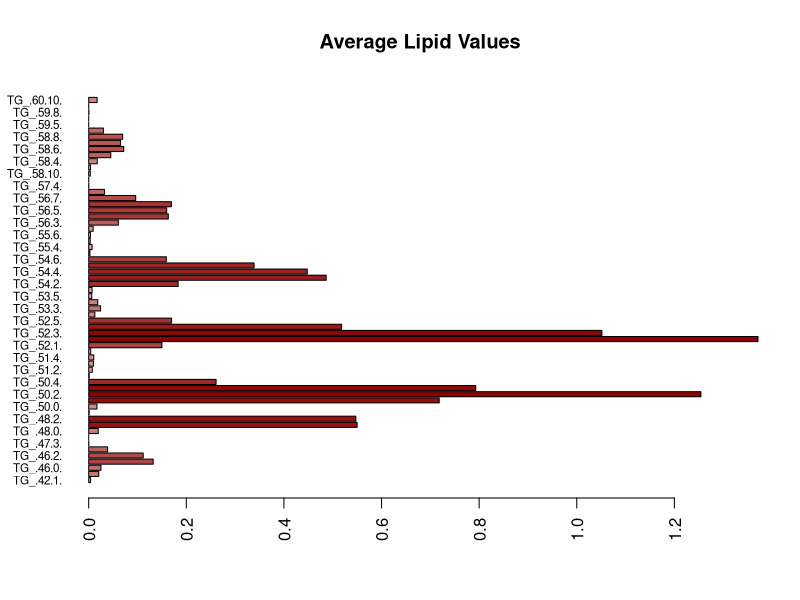

The R source for this figure:
## packages ####################################################################

library(tidyr)
library(dplyr)

## Data given in .xlsx format ##################################################

setwd("C:/Users/jamsu/OneDrive - Cardiff University/University/Masters/Big Data Biology/Modules/Dissertation/R Programme/Dissertation/test_data")

################################################################################
## data provided to the client #################################################
################################################################################

raw_data <- read.csv("raw_data_1.csv", header = T) # reading in the raw data

names(raw_data)[c(1,2,3,4,5)] <- c("Filename", "CMaLL Sample Name", "Group", "code", "Cell Count") # renaming columns

raw_data <- raw_data[-1,] # deleting the first row 

raw_data$code <- NULL # deleting 'code' column

raw_data$`Cell Count` <- NULL # deleting 'Cell count' column

#View(raw_data) # viewing raw data 

summary(raw_data) # summary of results

str(raw_data) # looking at data structure. They were all characters here.

raw_data[, 4:ncol(raw_data)] <- lapply(raw_data[, 4:ncol(raw_data)], function(x)
as.numeric(as.character(x))) # changing columns 4-n in raw data to numeric variables

sum(is.na(raw_data[, 4:ncol(raw_data)])) # checking that no NA values were introduced by coercion

str(raw_data) # checking the structure again

summary(raw_data) # summarising the data 

summary(raw_data[, 4:10]) # summaries for a subset of data

##### setting row names to sample names (not decided long term) and deleting all columns other than lipids tested. ##############################################

raw_data_lipids <- raw_data # copying the data frame to manipulate

rownames(raw_data_lipids) <- raw_data_lipids[[2]] # renaming the row names as the sample names

raw_data_lipids <- raw_data_lipids[, -(1:2)] # Deleting columns 1-2/3 to just keep the lipid data and remove unnecessary metadata. To 2 is keeping grouping, to 3 is without grouping.

duplicated_columns <- duplicated(as.list(raw_data_lipids)) # creates logical list of whether any columns are completely duplicated values

any(duplicated_columns) # tells you if any in the list are true

################################################################################
## lipids tested for the client ################################################
################################################################################

lipids_tested <- read.csv("lipids_tested_1.csv", header = T) # reading in the list of lipids tested
#View(lipids_tested)

lipids_tested <- lipids_tested %>% 
  pivot_longer(
    cols = everything(),
    names_to = "family",
    values_to = "lipid"
  ) %>% 
  filter(!is.na(lipid)) # putting all column values (lipid) into rows with their associated column name (family)

lipids_tested <- lipids_tested[order(lipids_tested$family), ] # ordering the lipid families alphabetically

summary(lipids_tested) # 4318 rows with empty lipid cells

lipids_tested <- lipids_tested[!(is.na(lipids_tested$lipid) | lipids_tested$lipid == ""), ] # getting rid of the rows without relevant lipids attached (i.e. blank cells for lipid names)

lipids_tested$lipid <- make.names(lipids_tested$lipid) # changing the (): characters to . to match the syntax of the column names in the other data frame.

#View(lipids_tested)
summary(lipids_tested) # 1602 rows without empty lipid cells

## checking for mismatched columns #############################################

#all_cols <- unique(unlist(lapply(raw_data_by_family, colnames))) 
#number_of_lipids_saved <- length(all_cols)  # total number of unique column names. Should be the same as the number of variables in the raw_data_lipids. If it's not then there is an issue with mismatched columns somewhere and the below script will help with figuring out where those are.

raw_data_columns <- colnames(raw_data_lipids) # saving all of the column names (lipids)
lipids <- lipids_tested$lipid # saving the names of all of the lipids tested.

unmatched_cols <- setdiff(raw_data_columns, lipids) # looking at how the two above lists match by outputting which ones didn't
number_unmatched <- length(unmatched_cols) # asking how many columns didn't match
print(unmatched_cols[1:number_unmatched]) # to tell me what the mismatched columns are

## subset data by lipid family #################################################

lipid_families <- split(lipids_tested$lipid, lipids_tested$family) # split the lipids by their family and save them as such

raw_data_by_family <- list() # creating an empty list to store the separated data frames

for(family in names(lipid_families)) {
  # Get lipid columns for this family
  cols <- lipid_families[[family]]
  
  # Only keep columns that actually exist in raw_data
  cols <- intersect(cols, colnames(raw_data_lipids))
  
  # Subset raw_data by these columns
  raw_data_by_family[[family]] <- raw_data[, cols, drop = FALSE]
} # the column numbers (489 added) do not match the number of columns in the raw data (500 columns) because of the mismatched columns previously detected. This means that this program will only separate columns in raw data that are identically found in the list of tested lipids. Anything named any differently will be ignored. Therefore, data could be lost this way and is something to be very careful of.

for(family in names(raw_data_by_family)) {
  assign(paste0("raw_data_", family), raw_data_by_family[[family]])
} # creating different data frames of the separated

## remove data frames with 0 variables before averaging ########################
## it causes issues with loops to keep them there and they are unnecessary #####

raw_data_names <- ls(pattern = "^raw_data_") # making a list of all the data frames I have with names starting 'raw_data_'

for (name in raw_data_names) {
  df <- get(name)
  
  if (is.data.frame(df) && ncol(df) == 0) {
    message("Removing empty data frame: ", name)
    rm(list = name, envir = .GlobalEnv)
  }
} # checking for empty data frames and removing them. This loops says, check for every name in the list I've made, get the data frame that's related to it, if the data frame has no columns then give a message that it's empty and then remove it. 

################################################################################
############ Primary data exploration ##########################################
################################################################################

## my idea is to firstly do this for one single lipid family to see what I'd like as an output and then loop this through all for the programme.

## below is the test using just 

## FIRSTLY: COMPARING THE AVERAGE VALUES OF EACH COLUMN (LIPID) WITHIN THE FAMILY

avg_row <- colMeans(raw_data_Triacyl.glycerols, na.rm = TRUE) # make a data frame with the average values

raw_data_Triacyl.glycerols <- rbind(raw_data_Triacyl.glycerols, Average = avg_row) # adding the average row to the original data frame

avg_values <- as.numeric(raw_data_Triacyl.glycerols["Average", ]) # removing the average values to plot

names(avg_values) <- colnames(raw_data_Triacyl.glycerols)

pal <- colorRampPalette(c("mistyrose", "darkred")) # creating the colour palette for bars
bar_colours <- pal(length(avg_values))[rank(avg_values)] # 

barplot(
  avg_values,
  main = "Average Lipid Values",
  horiz = TRUE,
  las = 2,                # Rotate x-axis labels
  cex.names = 0.7,        # Shrink label size if needed
  col = bar_colours
)




